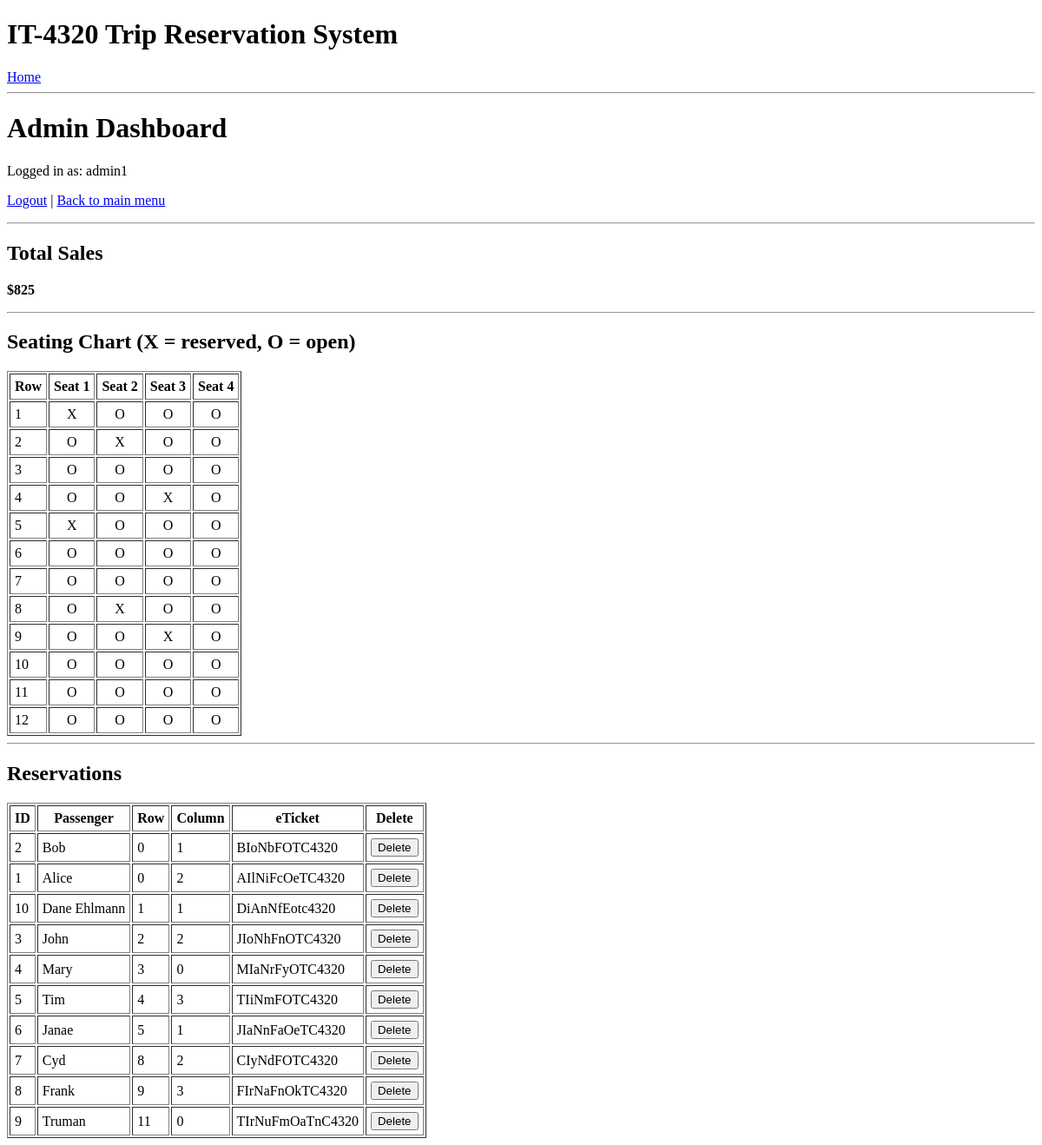
The page /admin/dashboard (signed in) on the database as committed earlier.
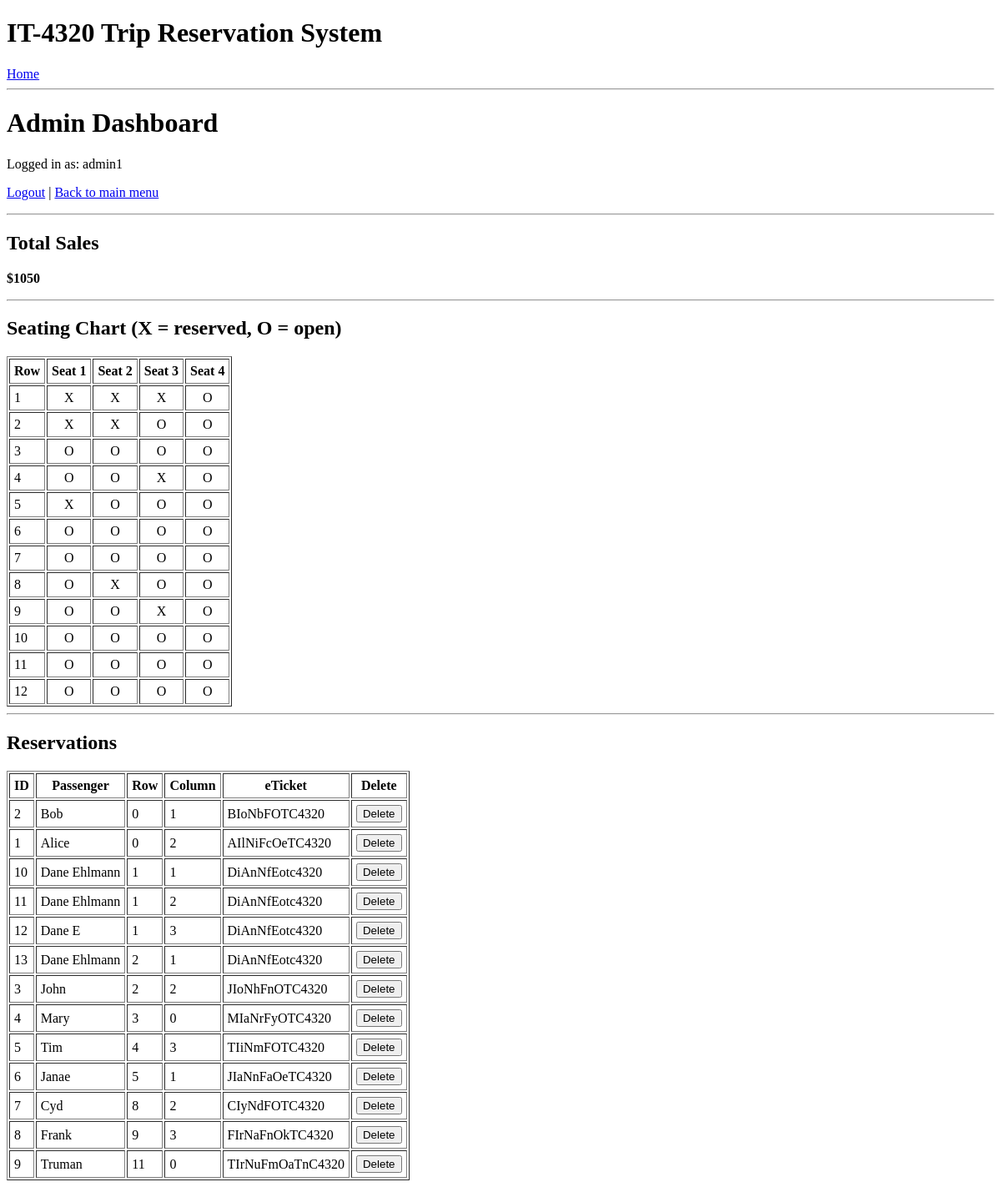
The same page on the database as committed later.
### tables this page shows
CREATE TABLE reservations (
    id INTEGER PRIMARY KEY AUTOINCREMENT,
    passengerName TEXT NOT NULL,
    seatRow INTEGER NOT NULL,
    seatColumn INTEGER NOT NULL,
    eTicketNumber TEXT NOT NULL,
    created TIMESTAMP NOT NULL DEFAULT CURRENT_TIMESTAMP
);

### app.py (the view)
@app.route("/admin/dashboard")
@admin_login_required
def admin_dashboard():
    seating_chart = get_seating_chart()
    total_sales = calculate_total_sales()
    reservations = get_all_reservations()
    return render_template(
        "admin_dashboard.html",
        seating_chart=seating_chart,
        total_sales=total_sales,
        reservations=reservations,
    )

### app.py (called while the page is built)
def get_db_connection():
    connection = sqlite3.connect(DB_PATH)
    connection.row_factory = sqlite3.Row
    return connection

def get_seating_chart():
    conn = get_db_connection()
    rows = conn.execute("SELECT seatRow, seatColumn FROM reservations").fetchall()
    conn.close()
    reserved_seats = {(r["seatRow"], r["seatColumn"]) for r in rows}
    chart = []
    for row in range(1, 13):
        row_data = []
        for col in range(1, 5):
            if (row, col) in reserved_seats:
                row_data.append("X")
            else:
                row_data.append("O")
        chart.append(row_data)
    return chart

def get_cost_matrix():
    cost_matrix = [[100, 75, 50, 100] for _ in range(12)]
    return cost_matrix

def calculate_total_sales():
    conn = get_db_connection()
    rows = conn.execute("SELECT seatRow, seatColumn FROM reservations").fetchall()
    conn.close()
    cost_matrix = get_cost_matrix()
    total = 0
    for r in rows:
        row = r["seatRow"]
        col = r["seatColumn"]
        total += cost_matrix[row - 1][col - 1]
    return total

def get_all_reservations():
    conn = get_db_connection()
    rows = conn.execute(
        """
        SELECT id, passengerName, seatRow, seatColumn, eTicketNumber
        FROM reservations
        ORDER BY seatRow, seatColumn
        """
    ).fetchall()
    conn.close()
    return rows

def admin_login_required(f):
    @wraps(f)
    def wrapper(*args, **kwargs):
        if not session.get("admin_logged_in"):
            flash("Please log in as an administrator.")
            return redirect(url_for("admin_login"))
        return f(*args, **kwargs)
    return wrapper

### Templates/admin_dashboard.html (shortened to what this page needs)
{% extends "base.html" %}
{% block content %}
<h1>Admin Dashboard</h1>
<p>Logged in as: {{ session.get('admin_username') }}</p>
<p>
    <a href="{{ url_for('admin_logout') }}">Logout</a> |
    <a href="{{ url_for('index') }}">Back to main menu</a>
</p>
<hr>
<h2>Total Sales</h2>
<p><strong>${{ total_sales }}</strong></p>
<hr>
<h2>Seating Chart (X = reserved, O = open)</h2>
<table border="1" cellpadding="5">
    <tr>
        <th>Row</th>
        <th>Seat 1</th>
        <th>Seat 2</th>
        <th>Seat 3</th>
        <th>Seat 4</th>
    </tr>
    {% for row in seating_chart %}
    <tr>
        <td>{{ loop.index }}</td>
        {% for seat in row %}
        <td style="text-align:center;">{{ seat }}</td>
        {% endfor %}
    </tr>
    {% endfor %}
</table>
<hr>
<h2>Reservations</h2>
{% if reservations %}
    <table border="1" cellpadding="5">
        <tr>
            <th>ID</th>
            <th>Passenger</th>
            <th>Row</th>
            <th>Column</th>
            <th>eTicket</th>
            <th>Delete</th>
        </tr>
        {% for r in reservations %}
        <tr>
            <td>{{ r.id }}</td>
            <td>{{ r.passengerName }}</td>
            <td>{{ r.seatRow }}</td>
            <td>{{ r.seatColumn }}</td>
            <td>{{ r.eTicketNumber }}</td>
            <td>
                <form method="post" action="{{ url_for('delete_reservation', reservation_id=r.id) }}">
                    <button type="submit">Delete</button>
                </form>
            </td>
        </tr>
        {% endfor %}
    </table>
{% else %}
    <p>No reservations yet.</p>
{% endif %}
{% endblock %}

### Templates/base.html (shortened to what this page needs)
<!DOCTYPE html>
<html lang="en">
<head>
</head>
<body>
<h1>IT-4320 Trip Reservation System</h1>
<a href="{{ url_for('index') }}">Home</a>
<hr>
{% block content %}{% endblock %}
</body>
</html>

Rows that differ between the two databases and show on the page:
added reservations: id "11", passengerName "Dane Ehlmann", seatRow "1", seatColumn "2", eTicketNumber "DiAnNfEotc4320"
added reservations: id "12", passengerName "Dane E", seatRow "1", seatColumn "3", eTicketNumber "DiAnNfEotc4320"
added reservations: id "13", passengerName "Dane Ehlmann", seatRow "2", seatColumn "1", eTicketNumber "DiAnNfEotc4320"
Other text that changed with them:
{{ total_sales }}: "825" → "1050"
list line gone: "O O"
new list line: "X X"
list line gone: "O"
new list line: "X"
